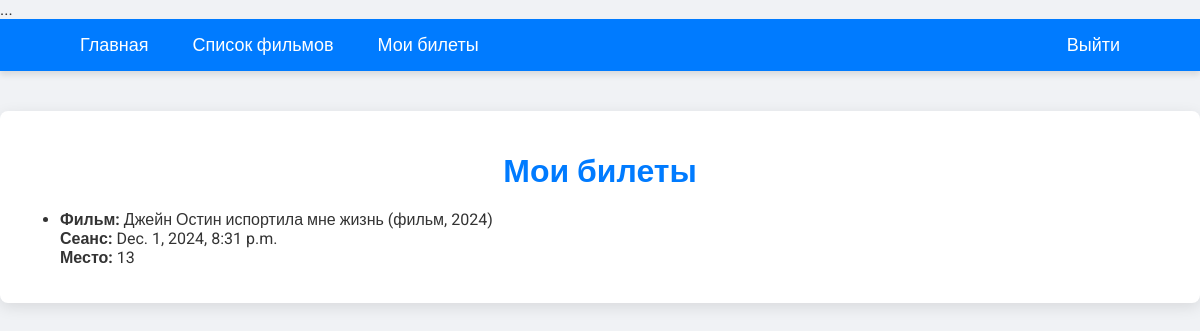
Screenshot of /my-tickets/ (signed in) with the database file from the repository.
### movies/models.py (models this page shows, shortened)
class Ticket(models.Model):
    user = models.ForeignKey(User, on_delete=models.CASCADE)
    movie_name = models.CharField(max_length=255)
    session_time = models.DateTimeField()
    seat_number = models.CharField(max_length=10)

### movies/views.py (the view)
# urls.py: path('my-tickets/', views.my_tickets, name='my_tickets'),
@login_required
def my_tickets(request):
    tickets = Ticket.objects.filter(user=request.user)  # Получаем билеты текущего пользователя
    return render(request, 'my_tickets.html', {'tickets': tickets})

### movies/templates/movies/my_tickets.html (shortened to what this page needs)
{% extends 'base.html' %}
{% block content %}
<h1>Мои билеты</h1>
{% if tickets %}
    <ul>
        {% for ticket in tickets %}
            <li>
                <strong>Фильм:</strong> {{ ticket.movie_name }} <br>
                <strong>Сеанс:</strong> {{ ticket.session_time }} <br>
                <strong>Место:</strong> {{ ticket.seat_number }}
            </li>
        {% endfor %}
    </ul>
{% else %}
    <p>У вас нет купленных билетов.</p>
{% endif %}
{% endblock %}

### movies/templates/movies/base.html (style rules this page uses)
body { font-family: 'Roboto', sans-serif; background-color: #f0f2f5; margin: 0; padding: 0; color: #333; }
h1, h2 { text-align: center; color: #007bff; margin-bottom: 20px; }

### rows the page displays
Ticket: movie_name "Джейн Остин испортила мне жизнь (фильм, 2024)", session_time "Dec. 1, 2024, 8:31 p.m.", seat_number "13"
